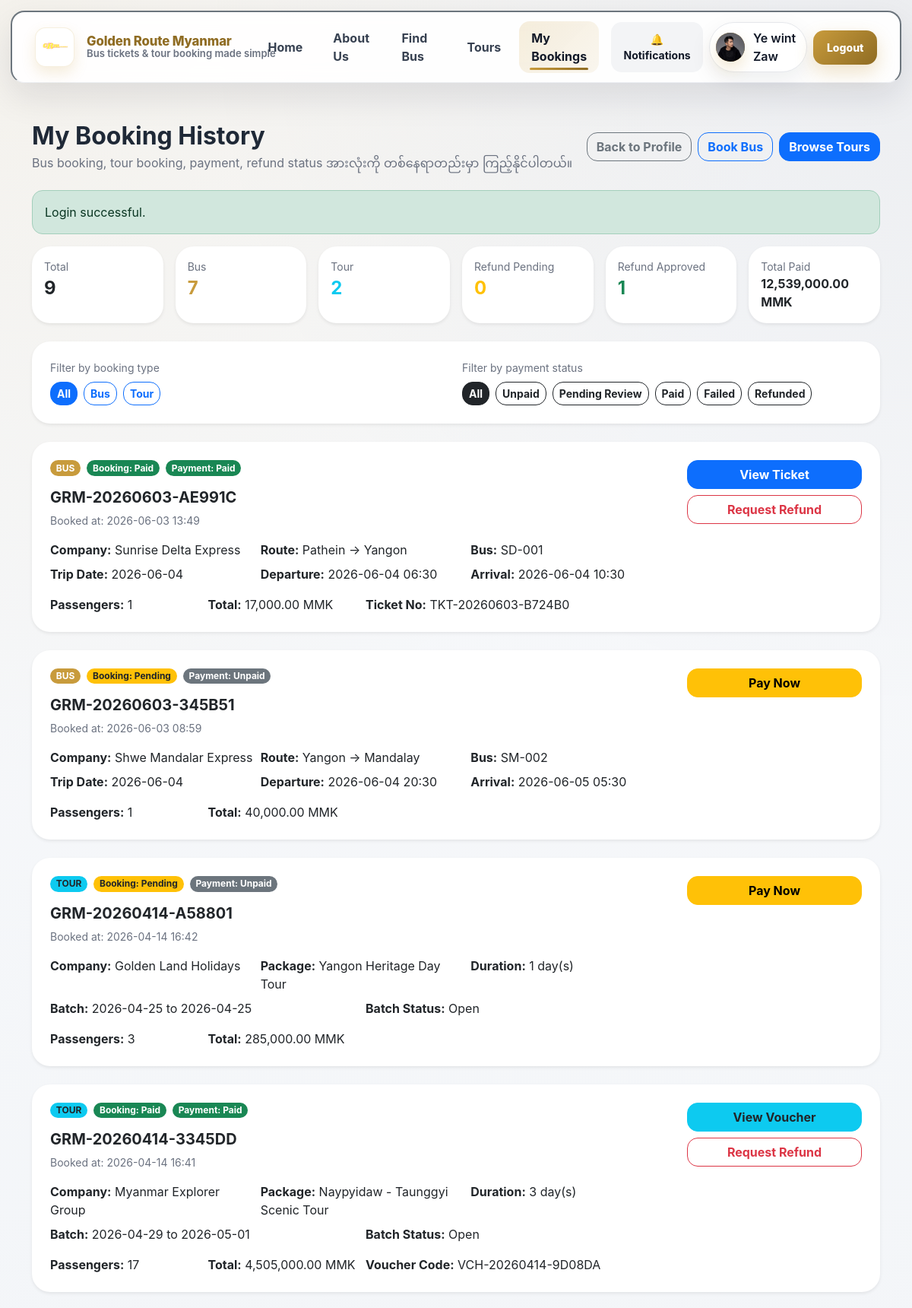
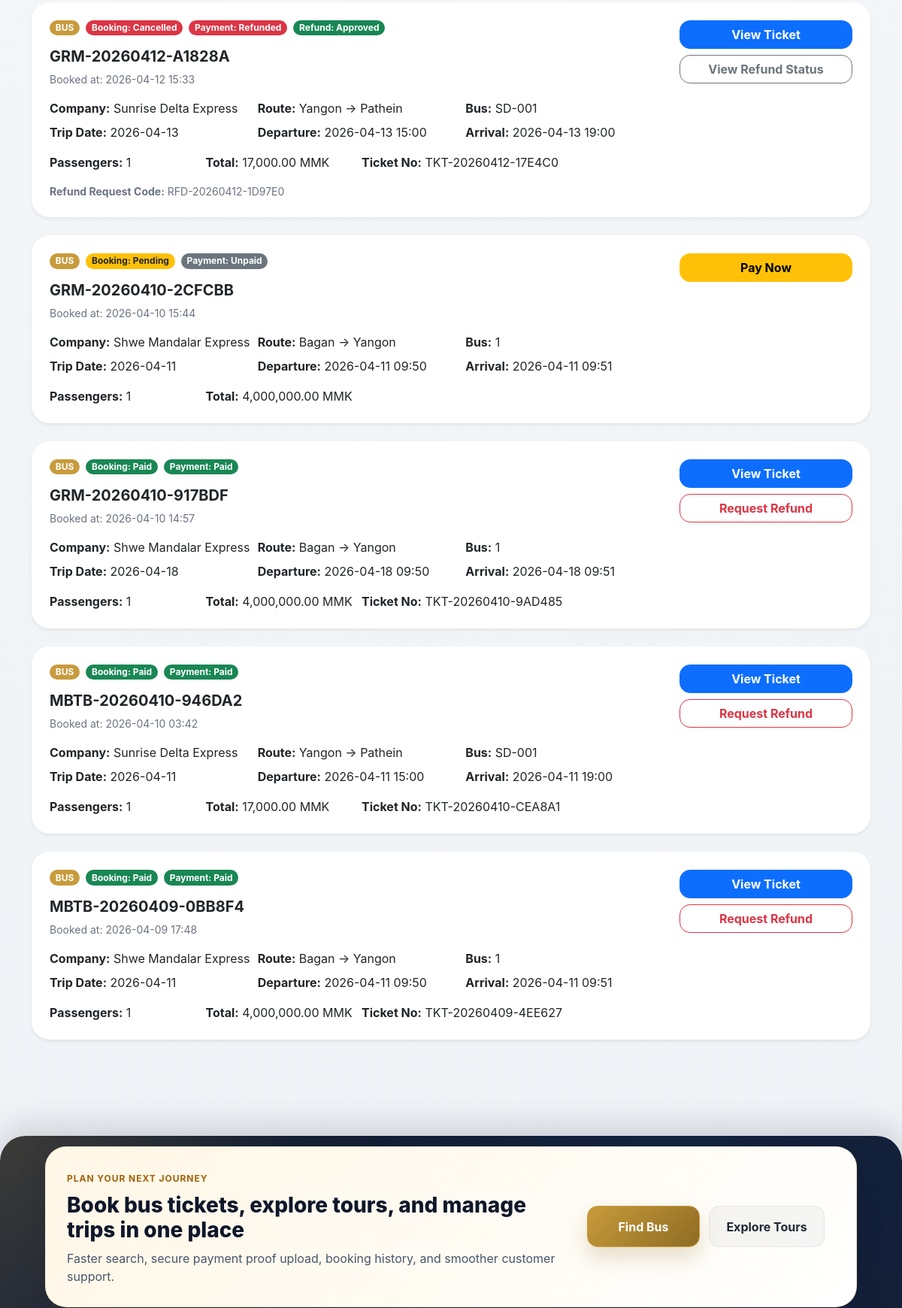
The page /customer/bookings.php (signed in, upper part) on the database its author committed (2 pictures, top to bottom).
### tables this page shows
CREATE TABLE `bookings` (
  `id` bigint(20) UNSIGNED NOT NULL,
  `booking_code` varchar(50) NOT NULL,
  `user_id` bigint(20) UNSIGNED NOT NULL,
  `booking_type` enum('bus','tour') NOT NULL DEFAULT 'bus',
  `trip_id` bigint(20) UNSIGNED DEFAULT NULL,
  `tour_batch_id` bigint(20) UNSIGNED DEFAULT NULL,
  `passenger_count` int(10) UNSIGNED NOT NULL DEFAULT 1,
  `total_amount` decimal(12,2) NOT NULL DEFAULT 0.00,
  `status` enum('pending','confirmed','paid','cancelled','completed') NOT NULL DEFAULT 'pending',
  `payment_status` enum('unpaid','pending_review','paid','failed','refunded') NOT NULL DEFAULT 'unpaid',
  `notes` text DEFAULT NULL,
  `booked_at` datetime NOT NULL DEFAULT current_timestamp(),
  `created_at` timestamp NOT NULL DEFAULT current_timestamp(),
  `updated_at` timestamp NOT NULL DEFAULT current_timestamp() ON UPDATE current_timestamp()
);

CREATE TABLE `companies` (
  `id` bigint(20) UNSIGNED NOT NULL,
  `name` varchar(150) NOT NULL,
  `company_type` enum('bus_company','tour_operator','both') NOT NULL DEFAULT 'bus_company',
  `license` varchar(100) DEFAULT NULL,
  `phone` varchar(30) DEFAULT NULL,
  `email` varchar(150) DEFAULT NULL,
  `address` varchar(255) DEFAULT NULL,
  `description` text DEFAULT NULL,
  `logo` varchar(255) DEFAULT NULL,
  `status` enum('pending','approved','rejected','suspended') NOT NULL DEFAULT 'pending',
  `approved_at` datetime DEFAULT NULL,
  `created_at` timestamp NOT NULL DEFAULT current_timestamp(),
  `updated_at` timestamp NOT NULL DEFAULT current_timestamp() ON UPDATE current_timestamp()
);

CREATE TABLE `cities` (
  `id` bigint(20) UNSIGNED NOT NULL,
  `name` varchar(100) NOT NULL,
  `state_region` varchar(100) DEFAULT NULL,
  `slug` varchar(120) DEFAULT NULL,
  `is_active` tinyint(1) NOT NULL DEFAULT 1,
  `created_at` timestamp NOT NULL DEFAULT current_timestamp(),
  `updated_at` timestamp NOT NULL DEFAULT current_timestamp() ON UPDATE current_timestamp()
);

CREATE TABLE `buses` (
  `id` bigint(20) UNSIGNED NOT NULL,
  `company_id` bigint(20) UNSIGNED NOT NULL,
  `bus_number` varchar(50) NOT NULL,
  `plate_number` varchar(50) DEFAULT NULL,
  `bus_type` enum('normal','vip','sleeper','mini_bus') NOT NULL DEFAULT 'normal',
  `total_seats` int(10) UNSIGNED NOT NULL,
  `layout_type` enum('2x2','2x1','sleeper','vip','custom') NOT NULL DEFAULT '2x2',
  `status` enum('active','maintenance','inactive') NOT NULL DEFAULT 'active',
  `created_at` timestamp NOT NULL DEFAULT current_timestamp(),
  `updated_at` timestamp NOT NULL DEFAULT current_timestamp() ON UPDATE current_timestamp()
);

CREATE TABLE `trips` (
  `id` bigint(20) UNSIGNED NOT NULL,
  `company_id` bigint(20) UNSIGNED NOT NULL,
  `route_id` bigint(20) UNSIGNED NOT NULL,
  `bus_id` bigint(20) UNSIGNED NOT NULL,
  `schedule_template_id` bigint(20) UNSIGNED DEFAULT NULL,
  `trip_date` date NOT NULL,
  `departure_datetime` datetime NOT NULL,
  `arrival_datetime` datetime NOT NULL,
  `price` decimal(12,2) NOT NULL,
  `available_seats` int(10) UNSIGNED NOT NULL DEFAULT 0,
  `status` enum('scheduled','open','full','departed','completed','cancelled') NOT NULL DEFAULT 'scheduled',
  `created_at` timestamp NOT NULL DEFAULT current_timestamp(),
  `updated_at` timestamp NOT NULL DEFAULT current_timestamp() ON UPDATE current_timestamp()
);

CREATE TABLE `tickets` (
  `id` bigint(20) UNSIGNED NOT NULL,
  `booking_id` bigint(20) UNSIGNED NOT NULL,
  `trip_id` bigint(20) UNSIGNED NOT NULL,
  `ticket_no` varchar(50) NOT NULL,
  `qr_token` varchar(100) NOT NULL,
  `qr_image` varchar(255) DEFAULT NULL,
  `pdf_file` varchar(255) DEFAULT NULL,
  `status` enum('valid','used','cancelled') NOT NULL DEFAULT 'valid',
  `used_at` datetime DEFAULT NULL,
  `created_at` timestamp NOT NULL DEFAULT current_timestamp(),
  `updated_at` timestamp NOT NULL DEFAULT current_timestamp() ON UPDATE current_timestamp()
);

CREATE TABLE `tour_packages` (
  `id` bigint(20) UNSIGNED NOT NULL,
  `company_id` bigint(20) UNSIGNED NOT NULL,
  `title` varchar(180) NOT NULL,
  `description` text DEFAULT NULL,
  `price` decimal(12,2) NOT NULL DEFAULT 0.00,
  `duration_days` int(10) UNSIGNED NOT NULL DEFAULT 1,
  `hotel_info` text DEFAULT NULL,
  `transport_info` text DEFAULT NULL,
  `route_info` text DEFAULT NULL,
  `itinerary` longtext DEFAULT NULL,
  `included_services` longtext DEFAULT NULL,
  `excluded_services` longtext DEFAULT NULL,
  `cover_image` varchar(255) DEFAULT NULL,
  `status` enum('draft','active','inactive') NOT NULL DEFAULT 'draft',
  `created_at` timestamp NOT NULL DEFAULT current_timestamp(),
  `updated_at` timestamp NOT NULL DEFAULT current_timestamp() ON UPDATE current_timestamp()
);

CREATE TABLE `tour_batches` (
  `id` bigint(20) UNSIGNED NOT NULL,
  `company_id` bigint(20) UNSIGNED NOT NULL,
  `tour_package_id` bigint(20) UNSIGNED NOT NULL,
  `start_date` date NOT NULL,
  `end_date` date NOT NULL,
  `capacity` int(10) UNSIGNED NOT NULL,
  `booked_count` int(10) UNSIGNED NOT NULL DEFAULT 0,
  `price` decimal(12,2) NOT NULL,
  `status` enum('open','full','closed','cancelled') NOT NULL DEFAULT 'open',
  `created_at` timestamp NOT NULL DEFAULT current_timestamp(),
  `updated_at` timestamp NOT NULL DEFAULT current_timestamp() ON UPDATE current_timestamp()
);

CREATE TABLE `vouchers` (
  `id` bigint(20) UNSIGNED NOT NULL,
  `booking_id` bigint(20) UNSIGNED NOT NULL,
  `tour_batch_id` bigint(20) UNSIGNED NOT NULL,
  `voucher_code` varchar(50) NOT NULL,
  `qr_token` varchar(100) NOT NULL,
  `qr_image` varchar(255) DEFAULT NULL,
  `pdf_file` varchar(255) DEFAULT NULL,
  `status` enum('valid','used','cancelled') NOT NULL DEFAULT 'valid',
  `used_at` datetime DEFAULT NULL,
  `created_at` timestamp NOT NULL DEFAULT current_timestamp(),
  `updated_at` timestamp NOT NULL DEFAULT current_timestamp() ON UPDATE current_timestamp()
);

### customer/bookings.php (the view, shortened to what the rows shown need)
<?php
require_once __DIR__ . '/../includes/db.php';
require_once __DIR__ . '/../includes/customer_history_helper.php';
$conn = getDBConnection();
$currentUserId = (int)current_user_id();
try {
    $allRows = fetch_customer_booking_history($conn, $currentUserId);
} catch (Throwable $e) {
    $conn->close();
    die('Booking history error: ' . htmlspecialchars($e->getMessage(), ENT_QUOTES, 'UTF-8'));
}
$typeFilter = trim($_GET['type'] ?? 'all');
$paymentFilter = trim($_GET['payment'] ?? 'all');
$rows = filter_customer_booking_history($allRows, $typeFilter, $paymentFilter);
require_once __DIR__ . '/../includes/header.php';
?>
<div class="container py-5">
    <div class="d-flex flex-column flex-lg-row justify-content-between align-items-lg-center mb-4">
        <div>
            <h2 class="fw-bold mb-1">My Booking History</h2>
        </div>
    </div>
    <?php if (empty($rows)): ?>
        <div class="alert alert-info rounded-4">
            No booking history found for the selected filters.
        </div>
    <?php else: ?>
        <div class="row g-4">
            <?php foreach ($rows as $row): ?>
                <?php
                $canRequestRefund = (
                    ($row['payment_status'] ?? '') === 'paid'
                    && ($row['booking_status'] ?? '') !== 'cancelled'
                    && !in_array((string)($row['refund_request_status'] ?? ''), ['pending', 'approved'], true)
                );
                ?>
                <div class="col-12">
                    <div class="card border-0 shadow-sm rounded-4">
                        <div class="card-body p-4">
                            <div class="d-flex flex-column flex-lg-row justify-content-between gap-3">
                                <div class="flex-grow-1">
                                    <div class="d-flex flex-wrap gap-2 mb-3">
                                        <span class="badge <?php echo ($row['booking_type'] === 'bus') ? 'bg-primary' : 'bg-info text-dark'; ?>">
                                            <?php echo e(strtoupper($row['booking_type'])); ?>
                                        </span>
                                        <span class="badge bg-<?php echo e(customer_history_badge_class((string)$row['booking_status'])); ?>">
                                            Booking: <?php echo e(customer_history_format_status((string)$row['booking_status'])); ?>
                                        </span>
                                        <span class="badge bg-<?php echo e(customer_history_badge_class((string)$row['payment_status'])); ?>">
                                            Payment: <?php echo e(customer_history_format_status((string)$row['payment_status'])); ?>
                                        </span>
                                        <?php if (!empty($row['refund_request_status'])): ?>
                                            <span class="badge bg-<?php echo e(customer_history_badge_class((string)$row['refund_request_status'])); ?>">
                                                Refund: <?php echo e(customer_history_format_status((string)$row['refund_request_status'])); ?>
                                            </span>
                                        <?php endif; ?>
                                    </div>
                                    <h5 class="fw-bold mb-2"><?php echo e($row['booking_code']); ?></h5>
                                    <div class="text-muted small mb-3">
                                        Booked at: <?php echo e(date('Y-m-d H:i', strtotime((string)$row['booked_at']))); ?>
                                    </div>
                                    <?php if ($row['booking_type'] === 'bus'): ?>
                                        <div class="row g-2">
                                            <div class="col-md-4"><strong>Company:</strong> <?php echo e($row['company_name']); ?></div>
                                            <div class="col-md-4"><strong>Route:</strong> <?php echo e($row['from_city_name']); ?> → <?php echo e($row['to_city_name']); ?></div>
                                            <div class="col-md-4"><strong>Bus:</strong> <?php echo e($row['bus_number']); ?></div>
                                            <div class="col-md-4"><strong>Trip Date:</strong> <?php echo e($row['trip_date']); ?></div>
                                            <div class="col-md-4"><strong>Departure:</strong> <?php echo e(date('Y-m-d H:i', strtotime((string)$row['departure_datetime']))); ?></div>
                                            <div class="col-md-4"><strong>Arrival:</strong> <?php echo e(date('Y-m-d H:i', strtotime((string)$row['arrival_datetime']))); ?></div>
                                        </div>
                                    <?php else: ?>
                                        <div class="row g-2">
                                            <div class="col-md-4"><strong>Company:</strong> <?php echo e($row['company_name']); ?></div>
                                            <div class="col-md-4"><strong>Package:</strong> <?php echo e($row['package_title']); ?></div>
                                            <div class="col-md-4"><strong>Duration:</strong> <?php echo e((int)($row['duration_days'] ?? 0)); ?> day(s)</div>
                                            <div class="col-md-6"><strong>Batch:</strong> <?php echo e($row['start_date']); ?> to <?php echo e($row['end_date']); ?></div>
                                            <div class="col-md-6"><strong>Batch Status:</strong> <?php echo e(customer_history_format_status((string)($row['batch_status'] ?? ''))); ?></div>
                                        </div>
                                    <?php endif; ?>
                                    <div class="row g-2 mt-2">
                                        <div class="col-md-3"><strong>Passengers:</strong> <?php echo e((int)$row['passenger_count']); ?></div>
                                        <div class="col-md-3"><strong>Total:</strong> <?php echo e(number_format((float)$row['total_amount'], 2)); ?> MMK</div>
                                        <?php if ($row['booking_type'] === 'bus' && !empty($row['ticket_no'])): ?>
                                            <div class="col-md-6"><strong>Ticket No:</strong> <?php echo e($row['ticket_no']); ?></div>
                                        <?php elseif ($row['booking_type'] === 'tour' && !empty($row['voucher_code'])): ?>
                                            <div class="col-md-6"><strong>Voucher Code:</strong> <?php echo e($row['voucher_code']); ?></div>
                                        <?php endif; ?>
                                    </div>
                                    <?php if (!empty($row['refund_request_code'])): ?>
                                        <div class="mt-3 small text-muted">
                                            <strong>Refund Request Code:</strong> <?php echo e($row['refund_request_code']); ?>
                                        </div>
                                    <?php endif; ?>
                                </div>
                                <div class="d-flex flex-column gap-2" style="min-width: 230px;">
                                    <?php if (in_array($row['payment_status'], ['unpaid', 'failed', 'rejected'], true)): ?>
                                        <a href="<?php echo BASE_URL; ?>payment.php?booking_id=<?php echo e($row['booking_id']); ?>" class="btn btn-warning">
                                            Pay Now
                                        </a>
                                    <?php elseif ($row['payment_status'] === 'pending_review'): ?>
                                        <a href="<?php echo BASE_URL; ?>payment.php?booking_id=<?php echo e($row['booking_id']); ?>" class="btn btn-outline-warning">
                                            View Payment Submission
                                        </a>
                                    <?php endif; ?>
                                    <?php if ($row['booking_type'] === 'bus'): ?>
                                        <?php if (!empty($row['ticket_id'])): ?>
                                            <a href="<?php echo BASE_URL; ?>customer/ticket.php?booking_id=<?php echo e($row['booking_id']); ?>" class="btn btn-primary">
                                                View Ticket
                                            </a>
                                        <?php endif; ?>
                                    <?php else: ?>
                                        <?php if (!empty($row['voucher_id'])): ?>
                                            <a href="<?php echo BASE_URL; ?>customer/voucher.php?booking_id=<?php echo e($row['booking_id']); ?>" class="btn btn-info text-dark">
                                                View Voucher
                                            </a>
                                        <?php endif; ?>
                                    <?php endif; ?>
                                    <?php if ($canRequestRefund): ?>
                                        <a href="<?php echo BASE_URL; ?>customer/refund_request.php?booking_id=<?php echo e($row['booking_id']); ?>" class="btn btn-outline-danger">
                                            Request Refund
                                        </a>
                                    <?php elseif (!empty($row['refund_request_status'])): ?>
                                        <a href="<?php echo BASE_URL; ?>customer/refund_request.php?booking_id=<?php echo e($row['booking_id']); ?>" class="btn btn-outline-secondary">
                                            View Refund Status
                                        </a>
                                    <?php endif; ?>
                                </div>
                            </div>
                        </div>
                    </div>
                </div>
            <?php endforeach; ?>
        </div>
    <?php endif; ?>
</div>
<?php require_once __DIR__ . '/../includes/footer.php'; ?>

### rows shown on the page
bookings: booking_type "BUS", status "Paid", payment_status "Paid", booking_code "GRM-20260603-AE991C", booked_at "2026-06-03 13:49", companies.name "Sunrise Delta Express", cities.name "Pathein", cities.name "Yangon", buses.bus_number "SD-001", trip.trip_date "2026-06-04", trip.departure_datetime "2026-06-04 06:30", trip.arrival_datetime "2026-06-04 10:30", passenger_count "1", total_amount "17,000.00", tickets.ticket_no "TKT-20260603-B724B0"
bookings: booking_type "BUS", status "Pending", payment_status "Unpaid", booking_code "GRM-20260603-345B51", booked_at "2026-06-03 08:59", companies.name "Shwe Mandalar Express", cities.name "Yangon", cities.name "Mandalay", buses.bus_number "SM-002", trip.trip_date "2026-06-04", trip.departure_datetime "2026-06-04 20:30", trip.arrival_datetime "2026-06-05 05:30", passenger_count "1", total_amount "40,000.00"
bookings: booking_type "TOUR", status "Pending", payment_status "Unpaid", booking_code "GRM-20260414-A58801", booked_at "2026-04-14 16:42", companies.name "Golden Land Holidays", tour_packages.title "Yangon Heritage Day Tour", tour_packages.duration_days "1", tour_batch.start_date "2026-04-25", tour_batch.end_date "2026-04-25", tour_batch.status "Open", passenger_count "3", total_amount "285,000.00"
bookings: booking_type "TOUR", status "Paid", payment_status "Paid", booking_code "GRM-20260414-3345DD", booked_at "2026-04-14 16:41", companies.name "Myanmar Explorer Group", tour_packages.title "Naypyidaw - Taunggyi Scenic Tour", tour_packages.duration_days "3", tour_batch.start_date "2026-04-29", tour_batch.end_date "2026-05-01", tour_batch.status "Open", passenger_count "17", total_amount "4,505,000.00", vouchers.voucher_code "VCH-20260414-9D08DA"
bookings: booking_type "BUS", status "Cancelled", payment_status "Refunded", refund_request_status "Approved", booking_code "GRM-20260412-A1828A", booked_at "2026-04-12 15:33", companies.name "Sunrise Delta Express", cities.name "Yangon", cities.name "Pathein", buses.bus_number "SD-001", trip.trip_date "2026-04-13", trip.departure_datetime "2026-04-13 15:00", trip.arrival_datetime "2026-04-13 19:00", passenger_count "1", total_amount "17,000.00", tickets.ticket_no "TKT-20260412-17E4C0", refund_request_code "RFD-20260412-1D97E0"
bookings: booking_type "BUS", status "Pending", payment_status "Unpaid", booking_code "GRM-20260410-2CFCBB", booked_at "2026-04-10 15:44", companies.name "Shwe Mandalar Express", cities.name "Bagan", cities.name "Yangon", buses.bus_number "1", trip.trip_date "2026-04-11", trip.departure_datetime "2026-04-11 09:50", trip.arrival_datetime "2026-04-11 09:51", passenger_count "1", total_amount "4,000,000.00"
bookings: booking_type "BUS", status "Paid", payment_status "Paid", booking_code "GRM-20260410-917BDF", booked_at "2026-04-10 14:57", companies.name "Shwe Mandalar Express", cities.name "Bagan", cities.name "Yangon", buses.bus_number "1", trip.trip_date "2026-04-18", trip.departure_datetime "2026-04-18 09:50", trip.arrival_datetime "2026-04-18 09:51", passenger_count "1", total_amount "4,000,000.00", tickets.ticket_no "TKT-20260410-9AD485"
bookings: booking_type "BUS", status "Paid", payment_status "Paid", booking_code "MBTB-20260410-946DA2", booked_at "2026-04-10 03:42", companies.name "Sunrise Delta Express", cities.name "Yangon", cities.name "Pathein", buses.bus_number "SD-001", trip.trip_date "2026-04-11", trip.departure_datetime "2026-04-11 15:00", trip.arrival_datetime "2026-04-11 19:00", passenger_count "1", total_amount "17,000.00", tickets.ticket_no "TKT-20260410-CEA8A1"
bookings: booking_type "BUS", status "Paid", payment_status "Paid", booking_code "MBTB-20260409-0BB8F4", booked_at "2026-04-09 17:48", companies.name "Shwe Mandalar Express", cities.name "Bagan", cities.name "Yangon", buses.bus_number "1", trip.trip_date "2026-04-11", trip.departure_datetime "2026-04-11 09:50", trip.arrival_datetime "2026-04-11 09:51", passenger_count "1", total_amount "4,000,000.00", tickets.ticket_no "TKT-20260409-4EE627"

### other values the page prints
$appTitle "Golden Route Myanmar"
$displayName "Ye wint Zaw"
$success "Login successful."
$summary['total_bookings'] "9"
$summary['bus_bookings'] "7"
$summary['tour_bookings'] "2"
$summary['refund_pending'] "0"
$summary['refund_approved'] "1"
$summary['total_spent'] "12,539,000.00"
$filter "All"
$filter "Bus"
$filter "Tour"
customer_history_format_status($filter) "All"
customer_history_format_status($filter) "Unpaid"
customer_history_format_status($filter) "Pending Review"
